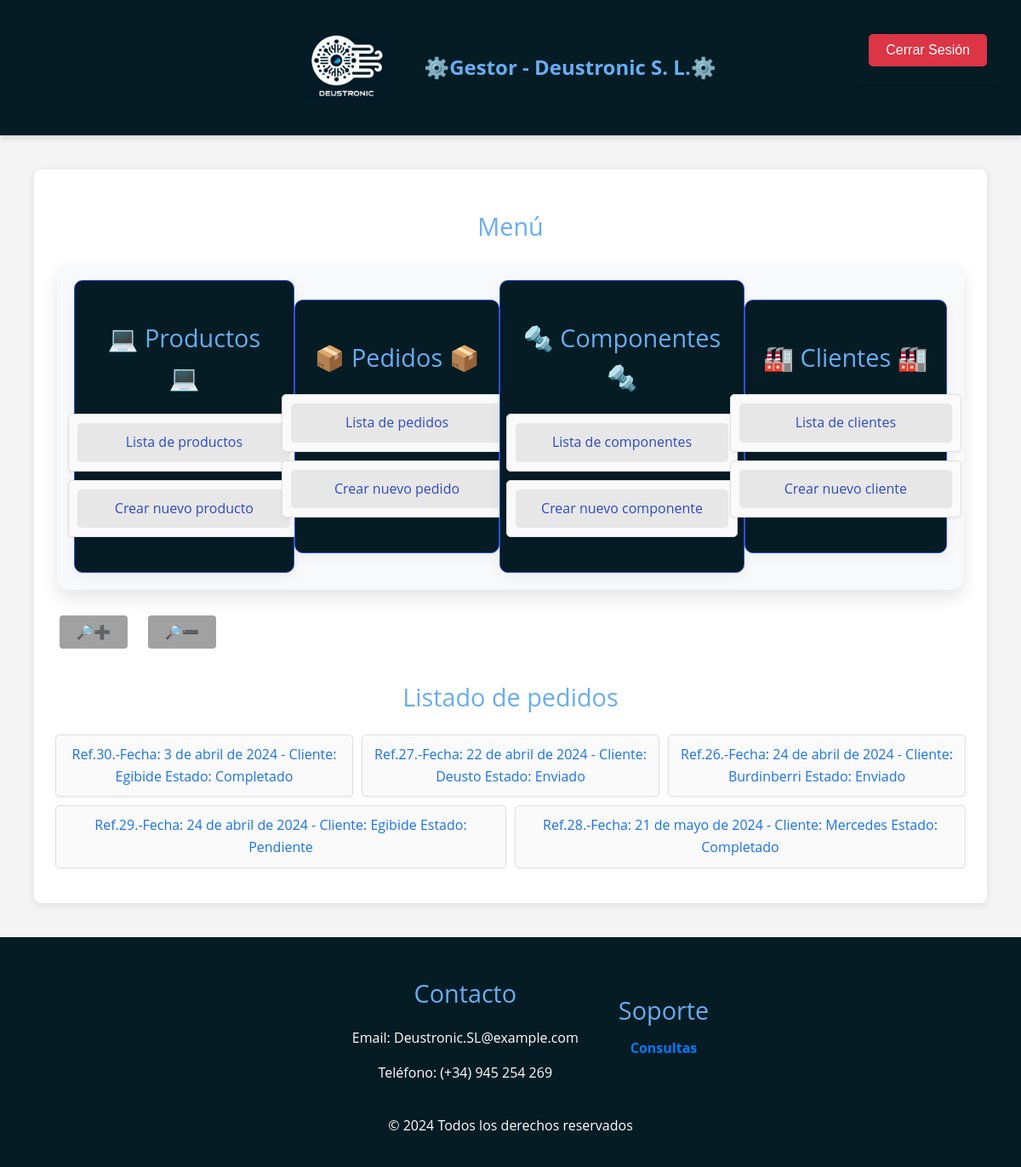
The app's page /appDjango/pedidos/ (signed in) with its own data.
### appDjango/models.py (models this page shows, shortened)
class Pedido(models.Model):
    referencia_pedido = models.AutoField(primary_key=True)
    fecha_pedido = models.DateField()
    cif_cliente = models.ForeignKey(Cliente, on_delete=models.CASCADE)
    precio_total = models.DecimalField(max_digits=10, decimal_places=2, default=0.0)
    ESTADO_CHOICES = [
        ("Pendiente", "Pendiente"),
        ("En proceso", "En proceso"),
        ("Enviado", "Enviado"),
        ("Completado", "Completado")
    ]
    estado = models.CharField(max_length=20, choices=ESTADO_CHOICES, default='Pendiente')
    class Meta:
        verbose_name_plural = "Pedidos"
        verbose_name = "Pedido"
        ordering = ["fecha_pedido"]

class Cliente(models.Model):
    cif_cliente = models.CharField(max_length=100, primary_key=True)
    nombre_empresa_cliente = models.CharField(max_length=255)
    direccion_cliente = models.CharField(max_length=255)
    telefono_cliente = models.IntegerField()
    email_cliente = models.EmailField()
    class Meta:
        verbose_name_plural = "Clientes"
        verbose_name = "Cliente"
        ordering = ["cif_cliente"]

### appDjango/views.py (the view)
# urls.py: path('pedidos/', PedidoListView.as_view(), name='index_pedidos'),
class PedidoListView(LoginRequiredMixin, ListView):
    model = Pedido
    template_name = "appDjango/pedido_index.html"
    context_object_name = "pedidos"
    login_url = 'login'
    redirect_field_name = 'redirect_to'

### templates/appDjango/pedido_index.html
{% extends 'base.html' %}
{% block contenido %}
    <h2>Listado de pedidos</h2>
    {% if pedidos %}
        <ul>
            {% for pedido in pedidos %}
                <li>
                    <a href="{% url 'pedidos_show' pedido.referencia_pedido %}">
                        Ref.{{ pedido.referencia_pedido }}.-Fecha: {{ pedido.fecha_pedido }} - Cliente:
                        {{ pedido.cif_cliente.nombre_empresa_cliente }}
                        Estado: <span>{{ pedido.get_estado_display }}</span>
                    </a>
                </li>
            {% endfor %}
        </ul>
    {% else %}
        <p>No hay pedidos creados.</p>
    {% endif %}
{% endblock %}

### templates/base.html (shortened to what this page needs)
<!doctype html>
<html lang="es">
<head>
    {% load static %}
    <link rel="stylesheet" href="{% static 'css/estilos.css' %}">
</head>
<body>
<header class="site-header">
    <img src="{% static 'imagenes/LOGO.png' %}" alt="Logo" class="header-icon">
    <h1>⚙️Gestor - Deustronic S. L.⚙️</h1>
    <form method="post" action="{% url 'logout' %}" class="logout-form">
        <button type="submit" class="btn-logout">Cerrar Sesión</button>
    </form>
</header>
<div id="content">
    <h2>Menú</h2>
    <div class="cajas-menu">
        <div class="categoria">
            <h2>💻 Productos 💻</h2>
            <ul>
                <li><a href="/appDjango/productos">Lista de productos</a></li>
                <li><a href="{% url 'producto_create' %}">Crear nuevo producto</a></li>
            </ul>
        </div>
        <div class="categoria">
            <h2>📦 Pedidos 📦</h2>
            <ul>
                <li><a href="/appDjango/pedidos">Lista de pedidos</a></li>
                <li><a href="{% url 'pedido_create' %}">Crear nuevo pedido</a></li>
            </ul>
        </div>
        <div class="categoria">
            <h2>🔩 Componentes 🔩</h2>
            <ul>
                <li><a href="/appDjango/componentes">Lista de componentes</a></li>
                <li><a href="{% url 'componente_create' %}">Crear nuevo componente</a></li>
            </ul>
        </div>
        <div class="categoria">
            <h2>🏭 Clientes 🏭</h2>
            <ul>
                <li><a href="/appDjango/clientes">Lista de clientes</a></li>
                <li><a href="{% url 'cliente_create' %}">Crear nuevo cliente</a></li>
            </ul>
        </div>
    </div>
    <button id="btn-aumentar">🔎➕</button>
    <button id="btn-disminuir">🔎➖</button>
    {% block contenido %}{% endblock %}
</div>
<footer>
    <div class="contenedor-footer">
        <div class="contacto">
            <h2>Contacto</h2>
            <p>Email: Deustronic.SL@example.com</p>
            <p>Teléfono: (+34) 945 254 269</p>
        </div>
        <div class="soporte">
            <h2>Soporte</h2>
            <a href="/appDjango/soporte">Consultas</a>
        </div>
    </div>
    <div class="derechos">
        <p>&copy; 2024 Todos los derechos reservados</p>
    </div>
</footer>
</body>
</html>

### static/css/estilos.css (style rules this page uses)
body { font-family: 'Open Sans', Arial, sans-serif; background-color: #f4f4f4; color: black; line-height: 1.6; margin: 0; padding: 0; }
#content { width: 90%; max-width: 1500px; margin: 40px auto; background-color: #ffffff; padding: 20px; border-radius: 8px; box-shadow: 0 2px 10px rgba(0, 0, 0, 0.1); }
.cajas-menu { display: flex; justify-content: space-around; align-items: center; background-color: #f8f9fa; padding: 20px; border-radius: 15px; box-shadow: 0 10px 20px rgba(0, 0, 0, 0.1); margin: 20px auto; width: 95%; }
.categoria { background-color: #051C24; border: 1px solid #2c51e3; border-radius: 10px; padding: 20px; box-shadow: 0 5px 15px rgba(0, 0, 0, 0.05); transition: transform 0.3s, box-shadow 0.3s; }
.categoria h2 { text-align: center; }
.categoria ul { list-style: none; padding: 0; margin-top: 15px; }
.categoria ul li a { display: block; background-color: #e7e7e7; color: #2d4bbf; padding: 10px; border-radius: 5px; text-decoration: none; transition: background-color 0.2s; }
h1, h2 { color: #68adf3; font-weight: normal; }
h1 { font-size: 2.5rem; margin-bottom: 0.5rem; }
h2 { font-size: 1.8rem; margin-bottom: 0.5rem; text-align: center; }
ul { list-style: none; padding: 0; display: flex; flex-wrap: wrap; justify-content: center; }
ul li { background-color: #fafafa; border: 1px solid #e0e0e0; border-radius: 5px; padding: 10px; box-shadow: 0 1px 4px rgba(0, 0, 0, 0.06); margin: 5px; text-align: center; flex: 1 0 250px; }
ul li a { color: #1a73e8; text-decoration: none; }
form { margin: 20px auto; padding: 20px; background-color: #d2d9f3; border-radius: 8px; box-shadow: 0 2px 5px rgba(0, 0, 0, 0.1); }
button#btn-aumentar, button#btn-disminuir { background-color: #a1a1a1; color: white; border: none; border-radius: 4px; padding: 10px 20px; cursor: pointer; transition: background-color 0.3s; margin: 10px; font-size: 1rem; }
.site-header { display: flex; align-items: center; justify-content: center; padding: 40px 40px; background-color: #051C24; color: white; box-shadow: 0 4px 6px rgba(0, 0, 0, 0.1); }
.header-icon { width: 100px; height: auto; margin-right: 40px; }
.site-header h1 { margin: 0; font-size: 24px; font-weight: 700; }
footer { background-color: #051C24; color: #fff; padding: 20px 0; text-align: center; }
.contenedor-footer { display: flex; flex-wrap: wrap; justify-content: center; max-width: 1200px; margin: auto; }
.contacto { width: 30%; text-align: center; }
.derechos { margin-top: 20px; }
.soporte { margin-top: 20px; }
.soporte a { color: #007bff; text-decoration: none; font-weight: bold; padding: 10px; transition: color 0.3s, background-color 0.3s; }
.logout-form { margin: 0; background-color: #051C24; position: absolute; right: 20px; top: 20px; }
.btn-logout { background-color: #dc3545; color: white; border: none; padding: 10px 20px; font-size: 16px; cursor: pointer; border-radius: 5px; }

### records on screen
Pedido: referencia_pedido "30", fecha_pedido "3 de abril de 2024", cif_cliente.nombre_empresa_cliente "Egibide", estado "Completado"
Pedido: referencia_pedido "27", fecha_pedido "22 de abril de 2024", cif_cliente.nombre_empresa_cliente "Deusto", estado "Enviado"
Pedido: referencia_pedido "26", fecha_pedido "24 de abril de 2024", cif_cliente.nombre_empresa_cliente "Burdinberri", estado "Enviado"
Pedido: referencia_pedido "29", fecha_pedido "24 de abril de 2024", cif_cliente.nombre_empresa_cliente "Egibide", estado "Pendiente"
Pedido: referencia_pedido "28", fecha_pedido "21 de mayo de 2024", cif_cliente.nombre_empresa_cliente "Mercedes", estado "Completado"
